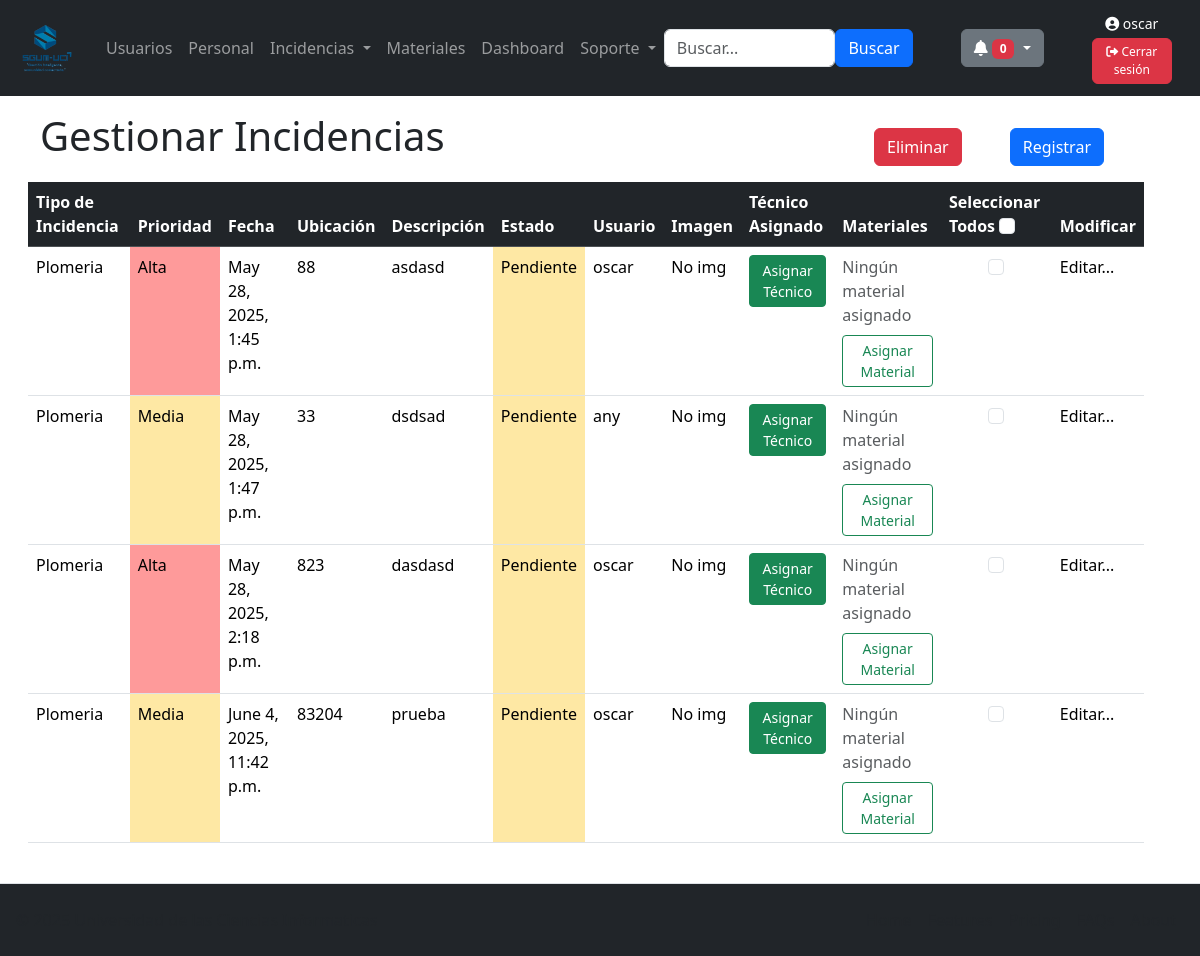
The app's page /incidencias/ (signed in), older data.
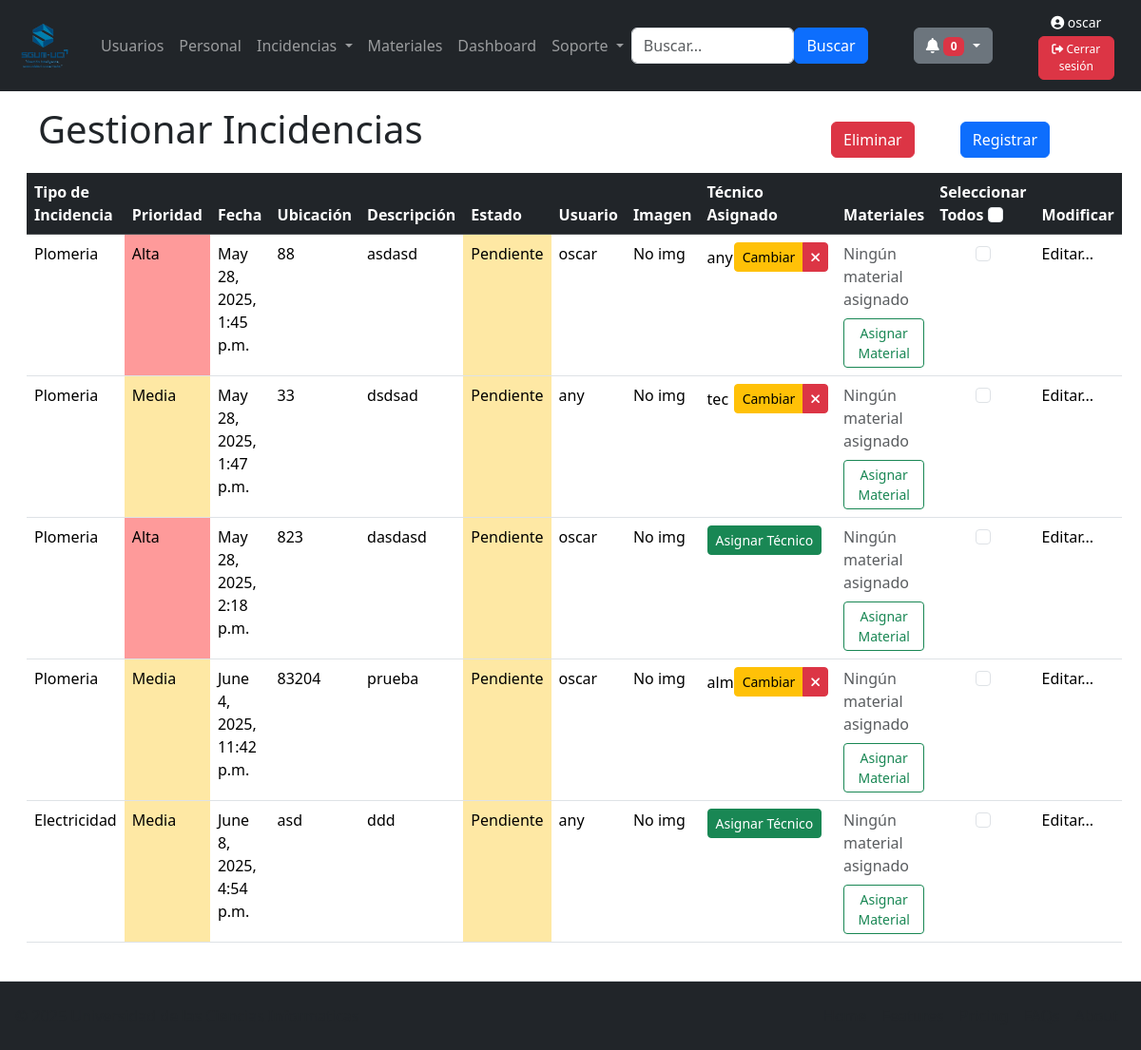
The same page, newer data.
### usuarios/models.py (models this page shows)
class Incidencia(models.Model):
    PRIORIDAD_CHOICES = [
        ('3', 'Alta'),
        ('2', 'Media'),
        ('1', 'Baja'),
    ]
    TIPO_CHOICES = [
        ('plomeria', 'Plomeria'),
        ('electricidad', 'Electricidad'),
        ('infraestructura', 'Infraestructura'),
        ('mantenimiento_equipos', 'Mantenimiento de Equipos'),
        ('saneamiento', 'Saneamiento'),
        ('seguridad', 'Seguridad'),
        ('jardineria', 'Jardineria'),
        ('agua_potable', 'Sistema de Agua Potable'),
        ('gas', 'Sistema de Gas'),
        ('incendios', 'Sistema de Incendios')
    ]
    ESTADO_CHOICES = [
        ('pendiente', 'Pendiente'),
        ('en_proceso', 'En Proceso'),
        ('resuelto', 'Resuelto'),
    ]
    tipo = models.CharField(max_length=50, choices=TIPO_CHOICES, default='plomeria')
    prioridad = models.CharField(max_length=10, choices=PRIORIDAD_CHOICES, default='media')
    estado = models.CharField(max_length=20, choices=ESTADO_CHOICES, default='pendiente')
    fecha = models.DateTimeField()
    ubicacion = models.CharField(max_length=100)
    descripcion = models.TextField()
    imagen = models.ImageField(upload_to='incidencias/', null=True, blank=True)
    usuario_reporte = models.ForeignKey(User, on_delete=models.CASCADE)
    tecnico_asignado = models.ForeignKey(
        'Personal',
        on_delete=models.SET_NULL,
        null=True,
        blank=True,
        related_name='incidencias_asignadas'
    )

class Personal(models.Model):
    trabajador = models.ForeignKey(User, on_delete=models.CASCADE)
    incidencia = models.ForeignKey(Incidencia,on_delete=models.CASCADE,null=True, blank=True)

### usuarios/views.py (the view, shortened to what this page needs)
# urls.py: path('incidencias/',views.incidencias,name='incidencias'),
@login_required
def incidencias(request):
    template = loader.get_template('all_incidencias.html')
    if request.user.is_superuser:
        tableIncidencia = Incidencia.objects.all()
    else:
        current_user = request.user
        tableIncidencia = Incidencia.objects.filter(usuario_reporte=current_user)
    if request.method == 'POST':
        action = request.POST.get('action')
        if action == "eliminar":
                ids=request.POST.getlist('ids')
                Incidencia.objects.filter(id__in=ids).delete()
                return redirect('incidencias')
    query = request.GET.get('q')
    paginator = Paginator(tableIncidencia,10)
    page_number = request.GET.get('page')
    page_obj = paginator.get_page(page_number)
    tecnicos_disponibles = Personal.objects.filter(
        trabajador__groups__name='tecnico',
        incidencia__isnull=True
    )
    tecnicos = Personal.objects.all()
    context = {
        'tableIncidencia': tableIncidencia,
        'page_obj': page_obj,
        'tecnicos_disponibles': tecnicos_disponibles,
        'tecnicos':tecnicos,
        'materiales_disponibles': Material.objects.filter(cantidad__gt=0),
    }
    return HttpResponse(template.render(context,request))

### usuarios/templatetags/auth_extras.py (called while the page is built)
@register.filter(name='has_groups')
def has_groups(user, group_names):
    return user.groups.filter(name__in=group_names.split(',')).exists()

### usuarios/templates/all_incidencias.html (shortened to what the changed rows need)
{% extends "master.html" %}
{% load static %}
{% block content %}
<div class="container mt-3 mx-3">
    <div class="row container">
        <div class="col">
            <h1>Gestionar Incidencias</h1>
        </div>
    </div>
    <table class="table table-hover" id="userTable" data-orden="asc">
        <thead>
            <tr class="table-dark">
                <th>Tipo de Incidencia</th>
                <th>Prioridad</th>
                <th>Fecha</th>
                <th>Ubicación</th>
                <th>Descripción</th>
                <th>Estado</th>
                <th>Usuario</th>
                <th>Imagen</th>
                <th>Técnico Asignado</th>
                <th>Materiales</th>
                <th>Seleccionar Todos
                    <input class="form-check-input checkbox" type="checkbox" id="selectAll"
                        onclick="toggleCheckboxes(this)">
                </th>
                <th>Modificar</th>
            </tr>
        </thead>
        <tbody>
            {% for x in page_obj %}
            <tr>
                <td>{{x.get_tipo_display}}</td>
                {% if x.prioridad == "2" %}
                <td style="background-color:rgba(253, 191, 4, 0.36);">{{x.get_prioridad_display}}</td>
                {% elif x.prioridad == "3" %}
                <td style="background-color:rgba(253, 4, 4, 0.4);">{{x.get_prioridad_display}}</td>
                {% else %}
                <td style="background-color:rgba(216, 214, 214, 0.36);">{{x.get_prioridad_display}}</td>
                {% endif %}
                <td>{{x.fecha}}</td>
                <td>{{x.ubicacion}}</td>
                <td>{{x.descripcion}}</td>
                {% if x.estado == "pendiente" %}
                <td style="background-color:rgba(253, 191, 4, 0.36);">{{x.get_estado_display}}</td>
                {% elif x.estado == "resuelto" %}
                <td style="background-color:rgba(12, 253, 4, 0.36);">{{x.get_estado_display}}</td>
                {% else %}
                <td style="background-color:rgba(216, 214, 214, 0.36);">{{x.get_estado_display}}</td>
                {% endif %}
                <td>{{x.usuario_reporte.username}}</td>
                <td>
                    {% if x.imagen %}
                    <img src="{{ x.imagen.url }}" alt="Imagen de la incidencia" class="img-thumbnail"
                        style="width: 100px; cursor: pointer;" onclick='abrirImagen("{{ x.imagen.url }}")'
                        data-bs-toggle="modal" data-bs-target="#imagenModal">
                    {% else %}
                    <p>No img</p>
                    {% endif %}
                </td>
                <td>
                    {% if x.tecnico_asignado %}
                    <div class="d-flex align-items-center justify-content-between">
                        <span>{{ x.tecnico_asignado.trabajador.username }}</span>
                        <div class="btn-group btn-group-sm" role="group">
                            <a href="#" class="btn btn-warning btn-sm" data-bs-toggle="modal"
                                data-bs-target="#modalAsignarTecnico" onclick="setIncidenciaId({{ x.id }})">
                                Cambiar
                            </a>
                            <a href="{% url 'quitar_tecnico' x.id %}" class="btn btn-danger btn-sm"
                                onclick="return confirm('¿Estás seguro de quitar al técnico?')">
                                <i class="fas fa-times"></i>
                            </a>
                        </div>
                    </div>
                    {% else %}
                    <a href="#" class="btn btn-sm btn-success" data-bs-toggle="modal"
                        data-bs-target="#modalAsignarTecnico" onclick="setIncidenciaId({{ x.id }})">
                        Asignar Técnico
                    </a>
                    {% endif %}
                </td>
                <td>
                    {% if x.materialincidencia_set.all %}
                    <ul class="list-group list-group-flush">
                        {% for mi in x.materialincidencia_set.all %}
                        <li class="list-group-item d-flex justify-content-between">
                            <span>{{ mi.material.nombre }}</span>
                            <span class="badge bg-primary">{{ mi.cantidad_usada }}</span>
                        </li>
                        {% endfor %}
                    </ul>
                    {% else %}
                    <span class="text-muted">Ningún material asignado</span>
                    {% endif %}
                    <div class="mt-2">
                        <button type="button" class="btn btn-sm btn-outline-success w-100" data-bs-toggle="modal"
                            data-bs-target="#modalAsignarMaterial" onclick="setIncidenciaId({{ x.id }})">
                            Asignar Material
                        </button>
                    </div>
                </td>
                <td>
                    <div class="form-check d-flex justify-content-center align-items-centerdiv">
                        <input class="form-check-input checkbox" type="checkbox" name="ids" value="{{x.id}}">
                    </div>
                </td>
                <td>
                    <a class="nav-link" href="{% url 'editar_incidencia' x.id %}">Editar...</a>
                </td>
            </tr>
            {% empty %}
            <tr>
                <td colspan="12" class="text-center">No hay incidencias registradas.</td>
            </tr>
            {% endfor %}
        </tbody>
    </table>
</div>
{% endblock %}

Row changes from the older to the newer data that the page shows:
changed Incidencia "May 28, 2025, 1:45 p.m.": tecnico_asignado.trabajador.username (not shown) → "any"; tecnico_asignado_id "Asignar Técnico" → "Cambiar"
changed Incidencia "dsdsad": tecnico_asignado.trabajador.username (not shown) → "tec"; tecnico_asignado_id "Asignar Técnico" → "Cambiar"
changed Incidencia "prueba": tecnico_asignado.trabajador.username (not shown) → "alm"; tecnico_asignado_id "Asignar Técnico" → "Cambiar"
added Incidencia: tipo "Electricidad", prioridad "Media", fecha "June 8, 2025, 4:54 p.m.", ubicacion "asd", descripcion "ddd", estado "Pendiente", usuario_reporte.username "any", imagen "No img", shows "Ningún material asignado"
